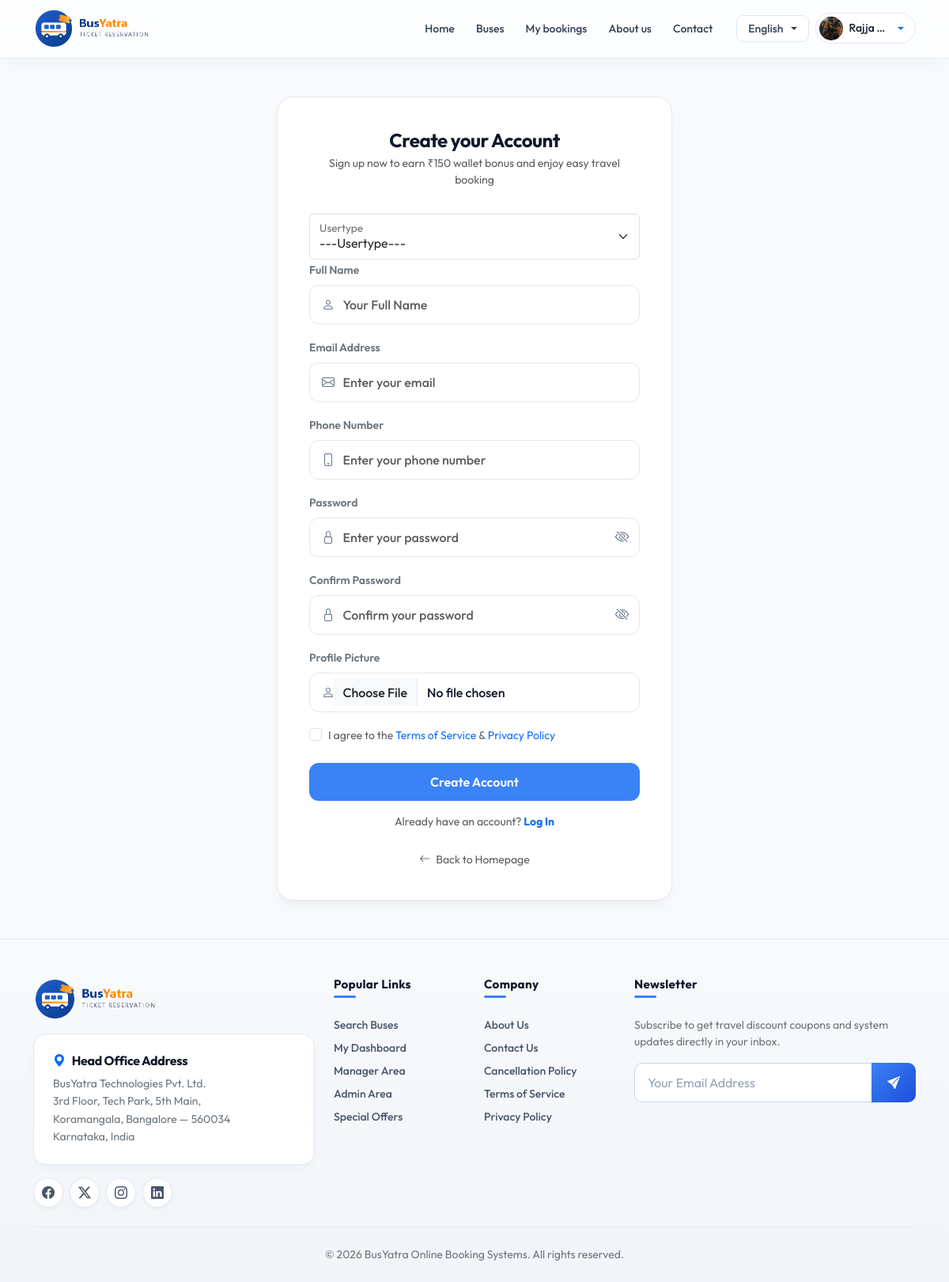
Page /register/ (signed in) on the committed database.
### Bus/models.py (models this page shows, shortened)
class User(models.Model):
    name = models.CharField(max_length=100)
    email = models.EmailField(unique=True)
    phone = models.CharField(max_length=15, unique=True)
    password = models.CharField(max_length=100)
    profile =models.ImageField(default='', upload_to='profile/')
    usertype = models.CharField(max_length=20, default="customer")

### Bus/views.py (the view, shortened to what this page needs)
# urls.py: path('register/', views.register, name='register'),
def register(request):
    return render(request, "register.html")

### Bus/context_processors.py (called while the page is built)
def login_user(request):
    email = request.session.get('email')
    if email:
        try:
            user = User.objects.get(email=email)
            return {'login_user': user}
        except User.DoesNotExist:
            pass
    return {'login_user': None}

### Bus/templates/register.html (shortened to what this page needs)
{% extends 'base.html' %}
{% load static %}
{% block content %}
<main class="flex-grow-1 d-flex align-items-center justify-content-center py-5">
    <div class="auth-card" style="max-width: 500px;">
        <div class="auth-header text-center">
            <h4 class="text-navy-dark mb-1">Create your Account</h4>
            <p class="text-muted small">Sign up now to earn ₹150 wallet bonus and enjoy easy travel booking</p>
        </div>
        <form method="POST" action="{% url 'register' %}" id="registerForm" enctype="multipart/form-data">
            <div class="col-md-12">
                <div class="form-floating">
                    <select class="form-select" id="usertype" name="usertype" aria-label="Usertype">
                        <option value="usertype" hidden>---Usertype---</option>
                    </select>
                    <label for="usertype">Usertype</label>
                </div>
            </div>
            <div class="mb-3">
                <label for="fullName" class="form-label fw-semibold text-secondary small">Full Name</label>
                <div class="input-group-custom">
                    <input type="text" class="form-control" id="fullName" name="name" placeholder="Your Full Name"
                        required>
                </div>
            </div>
            <div class="mb-3">
                <label for="email" class="form-label fw-semibold text-secondary small">Email Address</label>
                <div class="input-group-custom">
                    <input type="email" class="form-control" id="email" name="email" placeholder="Enter your email"
                        required>
                </div>
            </div>
            <div class="mb-3">
                <label for="phoneNumber" class="form-label fw-semibold text-secondary small">Phone Number</label>
                <div class="input-group-custom">
                    <input type="tel" class="form-control" id="phoneNumber" name="mobile"
                        placeholder="Enter your phone number" required>
                </div>
            </div>
            <div class="mb-3">
                <label for="password" class="form-label fw-semibold text-secondary small">Password</label>
                <div class="input-group-custom">
                    <input type="password" class="form-control" id="password" name="password"
                        placeholder="Enter your password" required>
                    <button type="button" class="password-toggle-btn" id="toggleRegisterPassword">
                        <i class="bi bi-eye-slash" id="toggleRegisterPasswordIcon"></i>
                    </button>
                </div>
            </div>
            <div class="mb-3">
                <label for="confirmPassword" class="form-label fw-semibold text-secondary small">Confirm Password</label>
                <div class="input-group-custom">
                    <input type="password" class="form-control" id="confirmPassword" name="confirm_password"
                        placeholder="Confirm your password" required>
                    <button type="button" class="password-toggle-btn" id="toggleRegisterConfirmPassword">
                        <i class="bi bi-eye-slash" id="toggleRegisterConfirmPasswordIcon"></i>
                    </button>
                </div>
            </div>
            <div class="mb-3">
                <label for="profile" class="form-label fw-semibold text-secondary small">Profile Picture</label>
                <div class="input-group-custom">
                    <input type="file" class="form-control" id="profile" name="profile">
                </div>
            </div>
            <div class="mb-4">
                <div class="form-check">
                    <input type="checkbox" class="form-check-input" id="termsCheck" required>
                    <label class="form-check-label text-muted small" for="termsCheck">
                        I agree to the <a href="#" class="text-primary text-decoration-none">Terms of Service</a> & <a
                            href="#" class="text-primary text-decoration-none">Privacy Policy</a>
                    </label>
                </div>
            </div>
            <button type="submit" class="btn btn-primary-custom w-100 py-2.5 fs-6 mb-3" id="signUpBtn">
                <span id="btnText">Create Account</span>
            </button>
            <p class="text-center text-muted small mb-0">
                Already have an account? <a href="{% url 'login' %}"
                    class="text-primary text-decoration-none fw-bold">Log In</a>
            </p>
        </form>
        <div class="text-center mt-4">
            <a href="{% url 'index' %}" class="text-muted text-decoration-none small"><i
                    class="bi bi-arrow-left me-1"></i> Back to Homepage</a>
        </div>
    </div>
</main>
{% endblock %}

### Bus/templates/base.html (shortened to what this page needs)
{% load static %}
<!DOCTYPE html>
<html lang="en">
<head>
    <link href="https://cdn.jsdelivr.net/npm/bootstrap@5.3.2/dist/css/bootstrap.min.css" rel="stylesheet">
    <link href="https://cdn.jsdelivr.net/npm/bootstrap-icons@1.11.2/font/bootstrap-icons.min.css" rel="stylesheet">
    <link rel="stylesheet" href="{% static 'assets/css/style.css' %}?v=1.4">
    <link rel="stylesheet" href="https://cdn.jsdelivr.net/npm/swiper@11/swiper-bundle.min.css" />
</head>
<body>
    <nav class="navbar navbar-expand-lg navbar-custom sticky-top">
        <div class="container">
            <a class="navbar-brand d-flex align-items-center" href="{% url 'index' %}">
                <img src="{% static 'assets/images/logo.png' %}" alt="BusYatra Logo" height="52">
            </a>
            <div class="collapse navbar-collapse" id="navbarNav">
                <ul class="navbar-nav ms-auto align-items-center">
                    <li class="nav-item">
                        <a class="nav-link {% if request.resolver_match.url_name == 'index' %}active{% endif %}" href="{% url 'index' %}">Home</a>
                    </li>
                    <li class="nav-item">
                        <a class="nav-link {% if request.resolver_match.url_name == 'bus_list' %}active{% endif %}" href="{% url 'bus_list' %}">Buses</a>
                    </li>
                    <li class="nav-item">
                        <a class="nav-link {% if request.resolver_match.url_name == 'my_orders' %}active{% endif %}" href="{% url 'my_orders' %}">My bookings</a>
                    </li>
                    <li class="nav-item">
                        <a class="nav-link {% if request.resolver_match.url_name == 'about' %}active{% endif %}" href="{% url 'about' %}">About us</a>
                    </li>
                    <li class="nav-item">
                        <a class="nav-link {% if request.resolver_match.url_name == 'contact' %}active{% endif %}" href="{% url 'contact' %}">Contact</a>
                    </li>
                    <li class="nav-item dropdown ms-lg-3 mt-2 mt-lg-0">
                        <a class="nav-lang-btn dropdown-toggle" href="#" role="button" id="languageDropdown" data-bs-toggle="dropdown" aria-expanded="false">
                            <span id="selectedLanguageText">English</span>
                        </a>
                    </li>
                    <li class="nav-item ms-lg-2 mt-2 mt-lg-0" id="navUserArea">
                        {% if request.session.email %}
                        <div class="dropdown profile-dropdown">
                            <a href="#" class="nav-user-capsule dropdown-toggle" role="button" data-bs-toggle="dropdown" data-bs-offset="0,8" aria-expanded="false" title="{{ login_user.name }}">
                                {% if login_user and login_user.profile and login_user.profile.name %}
                                    <img src="{{ login_user.profile.url }}" class="nav-user-avatar-img" alt="User Profile">
                                {% else %}
                                    <div class="nav-user-avatar-circle">
                                        {{ login_user.name|slice:":2"|upper }}
                                    </div>
                                {% endif %}
                                <span class="nav-user-name notranslate">{{ login_user.name|truncatewords:1 }}</span>
                            </a>
                        </div>
                        {% else %}
                        <a href="{% url 'login' %}" class="btn btn-outline-nav btn-sm ms-1">
                            <i class="bi bi-box-arrow-in-right me-1"></i>Login
                        </a>
                        {% endif %}
                    </li>
                </ul>
            </div>
        </div>
    </nav>
    {% block content %}
    {% endblock %}
    <footer class="footer-custom pt-5 pb-4">
        <div class="container">
            <div class="row gy-4">
                <div class="col-md-4">
                    <a class="d-inline-block mb-3" href="{% url 'index' %}">
                        <img src="{% static 'assets/images/logo.png' %}" alt="BusYatra Logo" height="55">
                    </a>
                    <div class="footer-card p-4 mb-3">
                        <h6 class="fw-bold text-navy-dark mb-2 d-flex align-items-center">
                            <i class="bi bi-geo-alt-fill me-2 text-primary"></i>Head Office Address
                        </h6>
                        <p class="small mb-0 text-secondary" style="line-height: 1.6;">
                            BusYatra Technologies Pvt. Ltd.<br>
                            3rd Floor, Tech Park, 5th Main,<br>
                            Koramangala, Bangalore — 560034<br>
                            Karnataka, India
                        </p>
                    </div>
                    <div class="d-flex gap-2">
                        <a href="#" class="footer-social-icon" aria-label="Facebook"><i class="bi bi-facebook"></i></a>
                        <a href="#" class="footer-social-icon" aria-label="Twitter"><i class="bi bi-twitter-x"></i></a>
                        <a href="#" class="footer-social-icon" aria-label="Instagram"><i
                                class="bi bi-instagram"></i></a>
                        <a href="#" class="footer-social-icon" aria-label="LinkedIn"><i class="bi bi-linkedin"></i></a>
                    </div>
                </div>
                <div class="col-md-2 col-6">
                    <h6 class="footer-heading mb-4">Popular Links</h6>
                    <ul class="list-unstyled small mb-0">
                        <li class="mb-2"><a href="{% url 'bus_list' %}" class="text-decoration-none">Search Buses</a>
                        </li>
                        <li class="mb-2"><a href="{% url 'user_dashboard' %}" class="text-decoration-none">My
                                Dashboard</a></li>
                        <li class="mb-2"><a href="{% url 'manager_dashboard' %}" class="text-decoration-none">Manager
                                Area</a></li>
                        <li class="mb-2"><a href="{% url 'admin_dashboard' %}" class="text-decoration-none">Admin
                                Area</a></li>
                        <li class="mb-2"><a href="#" class="text-decoration-none">Special Offers</a></li>
                    </ul>
                </div>
                <div class="col-md-2 col-6">
                    <h6 class="footer-heading mb-4">Company</h6>
                    <ul class="list-unstyled small mb-0">
                        <li class="mb-2"><a href="{% url 'about' %}" class="text-decoration-none">About Us</a></li>
                        <li class="mb-2"><a href="{% url 'contact' %}" class="text-decoration-none">Contact Us</a></li>
                        <li class="mb-2"><a href="#" class="text-decoration-none">Cancellation Policy</a></li>
                        <li class="mb-2"><a href="#" class="text-decoration-none">Terms of Service</a></li>
                        <li class="mb-2"><a href="#" class="text-decoration-none">Privacy Policy</a></li>
                    </ul>
                </div>
                <div class="col-md-4">
                    <h6 class="footer-heading mb-4">Newsletter</h6>
                    <p class="small mb-3 text-secondary">Subscribe to get travel discount coupons and system updates
                        directly in your inbox.</p>
                    <div class="input-group">
                        <input type="email" class="form-control" placeholder="Your Email Address"
                            aria-label="Your Email Address">
                        <button class="btn btn-subscribe" type="button" aria-label="Subscribe">
                            <i class="bi bi-send-fill"></i>
                        </button>
                    </div>
                </div>
            </div>
            <hr class="my-4">
            <div class="row align-items-center">
                <div class="col-md-12 text-center small text-secondary">
                    &copy; 2026 BusYatra Online Booking Systems. All rights reserved.
                </div>
            </div>
        </div>
    </footer>
</body>
</html>

### rows in the picture
User: profile (picture), name "Rajja …"
